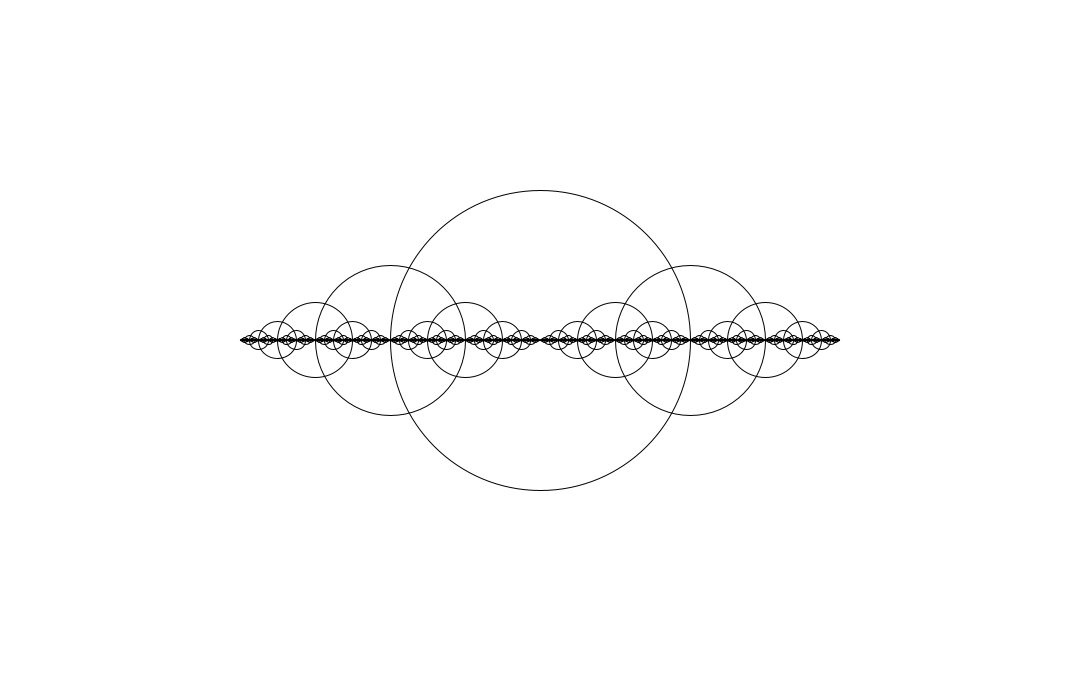
Frame 1 (no input)
Frame 60 (the mouse pressed at the canvas centre just before this capture): identical to frame 1, image omitted
Frame 120 (the mouse held since frame 60 and released just before this capture): identical to frame 1, image omitted

The Processing sketch that drew this single still picture (run headless with seeded random() and noise(); from frame 60 on, the mouse is pressed at the canvas centre):

// Processing sketch: build
// ── build.pde
void setup() {
  size(1080, 680);
}

void draw() {
  background(255);
  drawCircle(width/2, height/2, 300);
}

void drawCircle(float x, float y, float d) {
  stroke(0);
  noFill();
  ellipse(x, y, d, d);
  if(d > 1) {
    drawCircle(x+d/2, y, d/2);
    drawCircle(x-d/2, y, d/2);
  }
}
